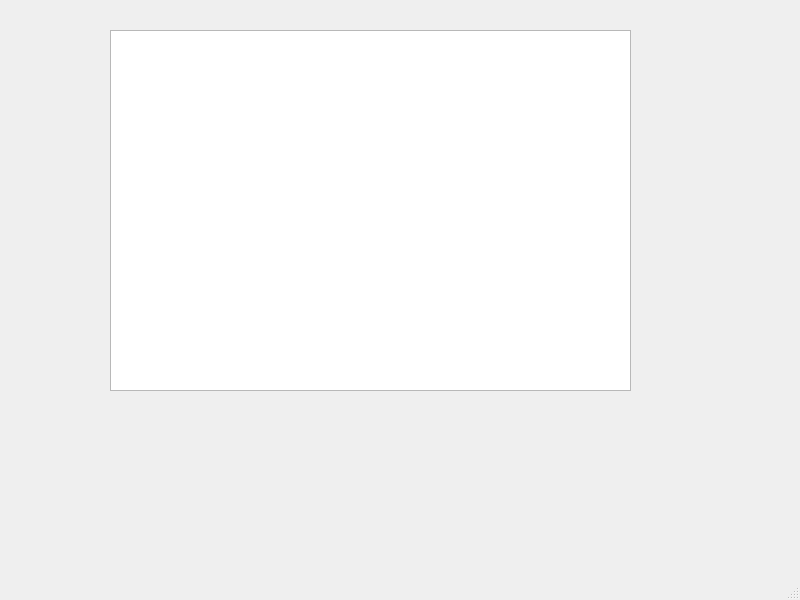
<?xml version="1.0" encoding="UTF-8"?>
<ui version="4.0">
 <class>MainWindow</class>
 <widget class="QMainWindow" name="MainWindow">
  <property name="geometry">
   <rect>
    <x>0</x>
    <y>0</y>
    <width>800</width>
    <height>600</height>
   </rect>
  </property>
  <property name="windowTitle">
   <string>MainWindow</string>
  </property>
  <widget class="QWidget" name="centralwidget">
   <widget class="QTextBrowser" name="textBrowser">
    <property name="geometry">
     <rect>
      <x>110</x>
      <y>30</y>
      <width>521</width>
      <height>361</height>
     </rect>
    </property>
   </widget>
  </widget>
  <widget class="QMenuBar" name="menubar">
   <property name="geometry">
    <rect>
     <x>0</x>
     <y>0</y>
     <width>800</width>
     <height>22</height>
    </rect>
   </property>
  </widget>
  <widget class="QStatusBar" name="statusbar"/>
 </widget>
 <resources/>
 <connections/>
</ui>
